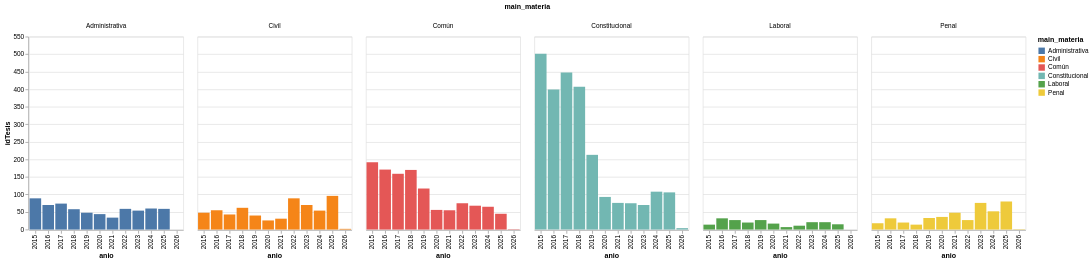

The cell this chart's notebook holds for it:
### Code cell
chart_2 = (
    alt.Chart(materias)
    .transform_window(
        rank='rank()',
        sort=[alt.SortField('idTesis', order='descending')],
        groupby=['anio']
    )
    .transform_filter('datum.rank <= 10')
    .mark_bar()
    .encode(
        x='anio:O',
        y='idTesis:Q',
        color='main_materia:N',
        column='main_materia:N'
    )
)

chart_2

### Figure 1 — Vega-Lite specification as saved in the notebook (floating-point values rounded to 4 significant figures)
{"config": {"view": {"continuousWidth": 300, "continuousHeight": 300}}, "data": {"name": "data-94165dd715b806ce8510fb8bfc5d3760"}, "mark": {"type": "bar"}, "encoding": {"color": {"field": "main_materia", "type": "nominal"}, "column": {"field": "main_materia", "type": "nominal"}, "x": {"field": "anio", "type": "ordinal"}, "y": {"field": "idTesis", "type": "quantitative"}}, "transform": [{"window": [{"op": "rank", "field": "", "as": "rank"}], "groupby": ["anio"], "sort": [{"field": "idTesis", "order": "descending"}]}, {"filter": "datum.rank <= 10"}], "$schema": "https://vega.github.io/schema/vega-lite/v6.1.0.json", "datasets": {"data-94165dd715b806ce8510fb8bfc5d3760": [{"anio": "2015", "main_materia": "Administrativa", "idTesis": 89}, {"anio": "2015", "main_materia": "Civil", "idTesis": 48}, {"anio": "2015", "main_materia": "Común", "idTesis": 192}, {"anio": "2015", "main_materia": "Constitucional", "idTesis": 501}, {"anio": "2015", "main_materia": "Laboral", "idTesis": 14}, {"anio": "2015", "main_materia": "Penal", "idTesis": 18}, {"anio": "2016", "main_materia": "Administrativa", "idTesis": 70}, {"anio": "2016", "main_materia": "Civil", "idTesis": 55}, {"anio": "2016", "main_materia": "Común", "idTesis": 171}, {"anio": "2016", "main_materia": "Constitucional", "idTesis": 399}, {"anio": "2016", "main_materia": "Laboral", "idTesis": 32}, {"anio": "2016", "main_materia": "Penal", "idTesis": 32}, {"anio": "2017", "main_materia": "Administrativa", "idTesis": 74}, {"anio": "2017", "main_materia": "Civil", "idTesis": 43}, {"anio": "2017", "main_materia": "Común", "idTesis": 159}, {"anio": "2017", "main_materia": "Constitucional", "idTesis": 448}, {"anio": "2017", "main_materia": "Laboral", "idTesis": 27}, {"anio": "2017", "main_materia": "Penal", "idTesis": 20}, {"anio": "2018", "main_materia": "Administrativa", "idTesis": 58}, {"anio": "2018", "main_materia": "Civil", "idTesis": 62}, {"anio": "2018", "main_materia": "Común", "idTesis": 170}, {"anio": "2018", "main_materia": "Constitucional", "idTesis": 407}, {"anio": "2018", "main_materia": "Laboral", "idTesis": 20}, {"anio": "2018", "main_materia": "Penal", "idTesis": 14}, {"anio": "2019", "main_materia": "Administrativa", "idTesis": 48}, {"anio": "2019", "main_materia": "Civil", "idTesis": 40}, {"anio": "2019", "main_materia": "Común", "idTesis": 117}, {"anio": "2019", "main_materia": "Constitucional", "idTesis": 213}, {"anio": "2019", "main_materia": "Laboral", "idTesis": 27}, {"anio": "2019", "main_materia": "Penal", "idTesis": 33}, {"anio": "2020", "main_materia": "Administrativa", "idTesis": 44}, {"anio": "2020", "main_materia": "Civil", "idTesis": 26}, {"anio": "2020", "main_materia": "Común", "idTesis": 56}, {"anio": "2020", "main_materia": "Constitucional", "idTesis": 93}, {"anio": "2020", "main_materia": "Laboral", "idTesis": 17}, {"anio": "2020", "main_materia": "Penal", "idTesis": 36}, {"anio": "2021", "main_materia": "Administrativa", "idTesis": 34}, {"anio": "2021", "main_materia": "Civil", "idTesis": 31}, {"anio": "2021", "main_materia": "Común", "idTesis": 55}, {"anio": "2021", "main_materia": "Constitucional", "idTesis": 76}, {"anio": "2021", "main_materia": "Laboral", "idTesis": 7}, {"anio": "2021", "main_materia": "Penal", "idTesis": 48}, {"anio": "2022", "main_materia": "Administrativa", "idTesis": 59}, {"anio": "2022", "main_materia": "Civil", "idTesis": 89}, {"anio": "2022", "main_materia": "Común", "idTesis": 75}, {"anio": "2022", "main_materia": "Constitucional", "idTesis": 75}, {"anio": "2022", "main_materia": "Laboral", "idTesis": 11}, {"anio": "2022", "main_materia": "Penal", "idTesis": 27}, {"anio": "2023", "main_materia": "Administrativa", "idTesis": 54}, {"anio": "2023", "main_materia": "Civil", "idTesis": 70}, {"anio": "2023", "main_materia": "Común", "idTesis": 68}, {"anio": "2023", "main_materia": "Constitucional", "idTesis": 70}, {"anio": "2023", "main_materia": "Laboral", "idTesis": 21}, {"anio": "2023", "main_materia": "Penal", "idTesis": 76}, {"anio": "2024", "main_materia": "Administrativa", "idTesis": 60}, {"anio": "2024", "main_materia": "Civil", "idTesis": 54}, {"anio": "2024", "main_materia": "Común", "idTesis": 65}, {"anio": "2024", "main_materia": "Constitucional", "idTesis": 108}, {"anio": "2024", "main_materia": "Laboral", "idTesis": 21}, {"anio": "2024", "main_materia": "Penal", "idTesis": 52}, {"anio": "2025", "main_materia": "Administrativa", "idTesis": 59}, {"anio": "2025", "main_materia": "Civil", "idTesis": 96}, {"anio": "2025", "main_materia": "Común", "idTesis": 45}, {"anio": "2025", "main_materia": "Constitucional", "idTesis": 106}, {"anio": "2025", "main_materia": "Laboral", "idTesis": 15}, {"anio": "2025", "main_materia": "Penal", "idTesis": 80}, {"anio": "2026", "main_materia": "Civil", "idTesis": 2}, {"anio": "2026", "main_materia": "Común", "idTesis": 1}, {"anio": "2026", "main_materia": "Constitucional", "idTesis": 4}, {"anio": "2026", "main_materia": "Penal", "idTesis": 1}]}}
